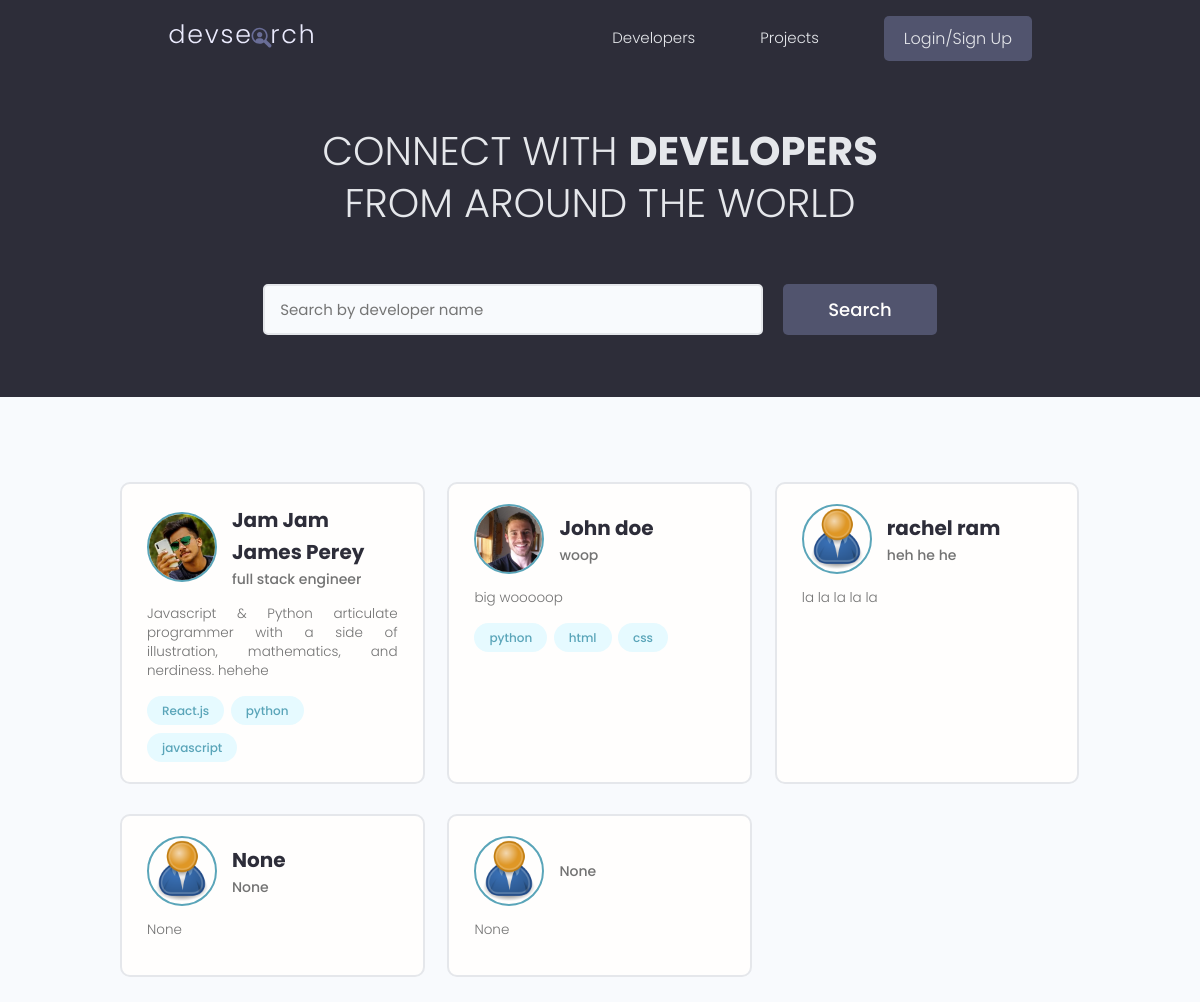
The app's page /, older data.
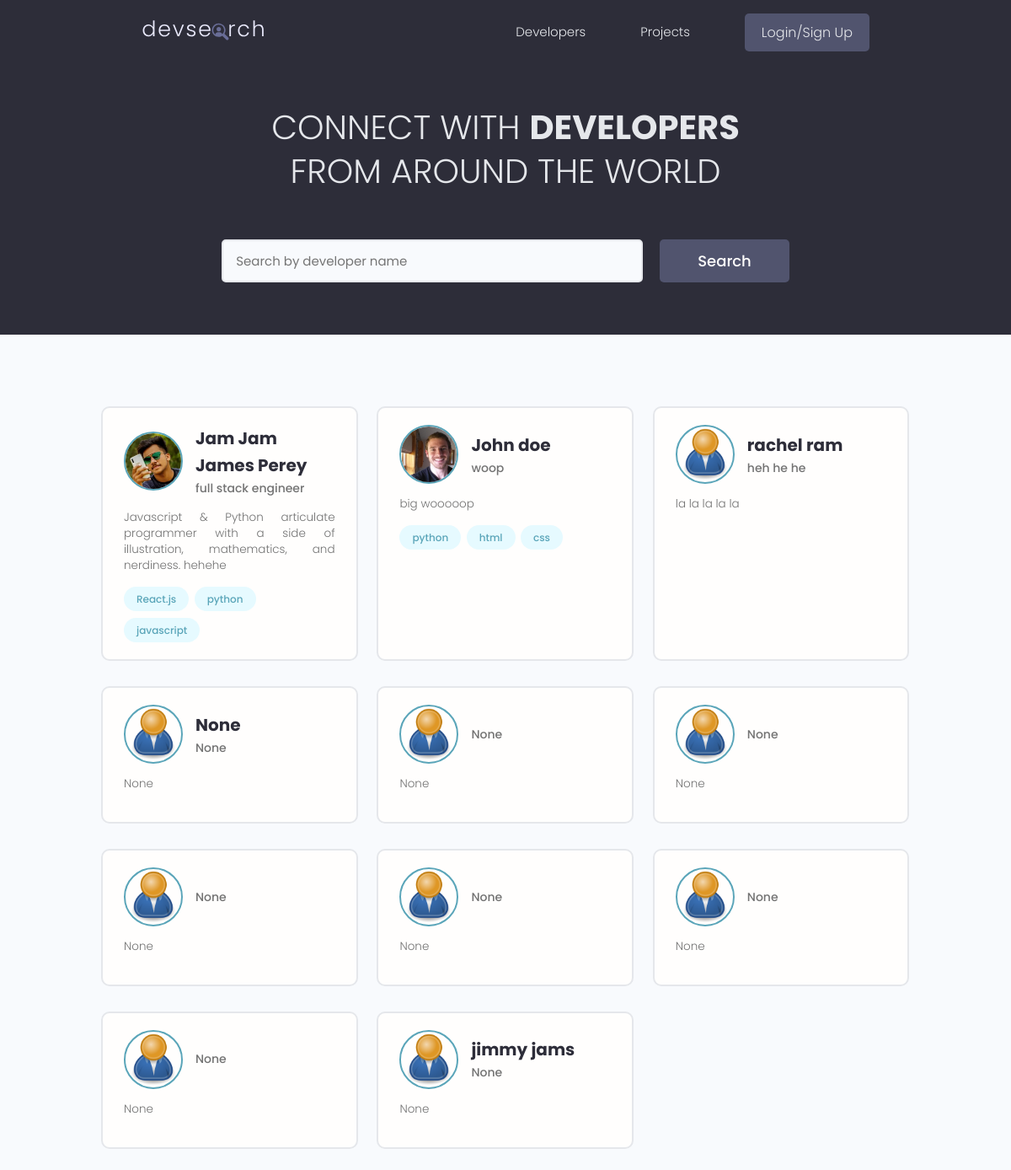
The same page, newer data.
### users/models.py (models this page shows, shortened)
class Profile(models.Model):
    user = models.OneToOneField(User, on_delete=models.CASCADE, null=True, blank=True)
    name = models.CharField(max_length=200, blank=True, null=True)
    username = models.CharField(max_length=200, blank=True, null=True)
    location = models.CharField(max_length=200, blank=True, null=True)
    email = models.EmailField(max_length=500, blank=True, null=True)
    short_intro = models.CharField(max_length=200, blank=True, null=True)
    bio = models.TextField(blank=True, null=True)
    profile_image = models.ImageField(
        null=True,
        blank=True,
        upload_to="profiles/",
        default="profiles/user-default.png",
    )
    social_github = models.CharField(max_length=200, blank=True, null=True)
    social_twitter = models.CharField(max_length=200, blank=True, null=True)
    social_linkedin = models.CharField(max_length=200, blank=True, null=True)
    social_youtube = models.CharField(max_length=200, blank=True, null=True)
    social_website = models.CharField(max_length=200, blank=True, null=True)
    created = models.DateTimeField(auto_now_add=True)
    id = models.UUIDField(
        default=uuid.uuid4, unique=True, primary_key=True, editable=False
    )

class Skill(models.Model):
    owner = models.ForeignKey(Profile, on_delete=models.CASCADE, null=True, blank=True)
    name = models.CharField(max_length=200, blank=True, null=True)
    description = models.TextField(blank=True, null=True)
    created = models.DateTimeField(auto_now_add=True)
    id = models.UUIDField(
        default=uuid.uuid4, unique=True, primary_key=True, editable=False
    )
    def __str__(self) -> str:
        return str(self.name)

### users/views.py (the view)
# urls.py: path("", views.profiles, name="profiles"),
def profiles(requests):
    profiles = Profile.objects.all()
    context = {"profiles": profiles}
    return render(requests, "users/profiles.html", context)

### users/templates/users/profiles.html (shortened to what this page needs)
{% extends 'main.html' %}
{% block content %}
<main class="home">
    <section class="hero-section text-center">
        <div class="container container--narrow">
            <div class="hero-section__box">
                <h2>CONNECT WITH <span>DEVELOPERS</span></h2>
                <h2>FROM AROUND THE WORLD</h2>
            </div>
            <div class="hero-section__search">
                <form class="form" action="#" method="get">
                    <div class="form__field">
                        <input class="input input--text" id="formInput#search" type="text" name="text"
                            placeholder="Search by developer name" />
                    </div>
                    <input class="btn btn--sub btn--lg" type="submit" value="Search" />
                </form>
            </div>
        </div>
    </section>
    <section class="devlist">
        <div class="container">
            <div class="grid grid--three">
                {% for profile in profiles %}
                <div class="column card">
                    <div class="dev">
                        <a href="{% url 'userProfile' profile.id %}" class="card__body">
                            <div class="dev__profile">
                                <img class="avatar avatar--md" src="{{profile.profile_image.url}}"
                                    alt="image" />
                                <div class="dev__meta">
                                    <h3>{{profile.name}}</h3>
                                    <h5>{{profile.short_intro}}</h5>
                                </div>
                            </div>
                            <p class="dev__info">{{profile.bio|slice:"150"}}
                            </p>
                            <div class="dev__skills">
                                {% for skill in profile.skill_set.all %}
                                <span class="tag tag--pill tag--main">
                                    <small>{{skill}}</small>
                                </span>
                                {% endfor %}
                            </div>
                        </a>
                    </div>
                </div>
                {% endfor %}
            </div>
        </div>
    </section>
</main>
{% endblock %}

### templates/main.html (shortened to what this page needs)
<!DOCTYPE html>
{% load static %}
<html lang="en">
<head>
    <link rel="stylesheet" href="https://cdn.iconmonstr.com/1.3.0/css/iconmonstr-iconic-font.min.css" />
    <link rel="stylesheet" href="{% static 'uikit/styles/uikit.css' %}" />
    <link rel="stylesheet" href="{% static 'styles/app.css' %}" />
</head>
<body>
    {% include 'navbar.html' %}
{% block content %}
{% endblock %}
</body>
</html>
</html>

### templates/navbar.html (shortened to what this page needs)
{% load static %}
<header class="header">
  <div class="container container--narrow">
    <a href="{% url 'profiles' %}" class="header__logo">
      <img src="{% static 'images/logo.svg' %}" alt="DevSearch Logo" />
    </a>
    <nav class="header__nav">
      <ul class="header__menu">
        <li class="header__menuItem"><a href="{% url 'profiles' %}">Developers</a></li>
        <li class="header__menuItem"><a href="{% url 'projects' %}">Projects</a></li>
        {% if request.user.is_authenticated %}
        <li class="header__menuItem"><a href="">Inbox</a></li>
        <li class="header__menuItem"><a href="{% url 'userAccount' %}">My Account</a></li>
        <li class="header__menuItem"><a href="{% url 'create-project' %}"> Add Project</a></li>
        <li class="header__menuItem"><a href="{% url 'logout' %}" class="btn btn--sub">Log Out</a></li>
        {% else %}
        <li class="header__menuItem"><a href="{% url 'login' %}" class="btn btn--sub">Login/Sign Up</a></li>
        {% endif %}
      </ul>
    </nav>
  </div>
</header>

### static/styles/app.css (style rules this page uses)
:root { --color-sub: #2d2d39; }
.btn--sub { background-color: var(--color-sub-light); }
.card { border: 2px solid var(--color-light); }
img { width: 100%; }
.header { position: sticky; z-index: 111; background-color: var(--color-sub); padding: 1.5rem 0; }
.header > .container { display: flex; justify-content: space-between; align-items: center; }
.header__logo > img { height: 3.8rem; }
.header__nav > ul { display: inline-flex; align-items: center; list-style: none; gap: 6.5rem; }
.header__menuItem > a { color: var(--color-light); font-weight: 300; }
.hero-section { height: 40vh; display: flex; align-items: center; background-color: var(--color-sub); }
.hero-section__box { margin-bottom: 4rem; }
.hero-section__box > h2, .hero-section__box > h2 > span { font-size: 4rem; color: var(--color-light); line-height: 1.3; text-transform: uppercase; }
.hero-section__box > h2 { font-weight: 300; }
.hero-section__box > h2 > span { font-weight: 700; }
.hero-section__search > .form { display: flex; align-items: center; justify-content: center; gap: 2rem; }
.hero-section__search > .form input.input--text { width: 50rem; }
.devlist { margin-top: 8rem; }
.devlist .grid { align-items: stretch; }
.devlist .dev .dev__profile { display: flex; align-items: center; gap: 1.5rem; }
.devlist .dev .dev__meta h3 { color: var(--color-sub); font-size: 2rem; font-weight: 700; }
.devlist .dev .dev__meta h5 { color: var(--color-text); font-size: 1.4rem; font-weight: 500; }
.devlist .dev .dev__info { margin: 1.5rem 0; font-size: 1.35rem; line-height: 1.4; text-align: justify; }

### static/uikit/styles/modules/_variables.css (style rules this page uses)
:root { --color-main: #5aa5b9; --color-main-light: #e6faff; --color-sub: #3f4156; --color-sub-light: #51546e; --color-sub-lighter: #ededfd; --color-text: #737373; --color-gray: #8b8b8b; --color-light: #e5e7eb; --color-light-gray: #767676; --color-bg: #f8fafd; --color-white: #fffefd; --color-white-light: #f3f3f3; --color-success: #359e64; --color-success-bg: #def8e8; --color-error: #fc4b0b; --color-error-bg: #fff2ee; --font-base: 'Poppins', arial, helvetica, 'Segoe UI', roboto, ubuntu, sans-serif; --font-monospace: 'Fira Code', 'Courier New', courier, monospace; --font-regular: 300; --font-medium: 500; --font-bold: 700; --generic-shadow: 1px 1px 5px #00000010; --generic-transition: all 0.3s ease-in-out; }

### static/uikit/styles/modules/_base.css (style rules this page uses)
* { margin: 0; padding: 0; box-sizing: border-box; text-rendering: optimizeLegibility; color: inherit; font-size: inherit; }
html { font-size: 50%; }
@media only screen and (min-width: 480px) { html { font-size: 56.25%; } }
@media only screen and (min-width: 1200px) { html { font-size: 62.5%; } }
body { line-height: 1.6; font-weight: 400; font-size: 1.5rem; color: var(--color-text); background-color: var(--color-bg); min-height: 100vh; }

### static/uikit/styles/modules/_typography.css (style rules this page uses)
* { font-family: var(--font-base); }
h2 { font-size: 3.6rem; font-weight: var(--font-bold); }
h3 { font-size: 3.2rem; font-weight: var(--font-medium); }
h5 { font-size: 2.4rem; font-weight: var(--font-medium); }
h5, h6 { font-weight: var(--font-regular); }
p, span, strong { font-size: 1.6rem; color: var(--color-text); font-weight: var(--font-regular); }
a { padding-bottom: 2px; text-decoration: none; display: inline-block; color: var(--color-main); font-weight: var(--font-medium); }

### static/uikit/styles/modules/_utilities.css (style rules this page uses)
.container { width: 92%; max-width: 165rem; margin: 0 auto; box-sizing: border-box; }
.container--narrow { width: 92%; max-width: 120rem; }
@media screen and (min-width: 1000px) { .container { width: 90%; } }
@media screen and (min-width: 1000px) { .container--narrow { width: 85%; } }
@media screen and (min-width: 1200px) { .container { width: 80%; } }
@media screen and (min-width: 1200px) { .container--narrow { width: 72%; } }
.text-center { text-align: center; }

### static/uikit/styles/modules/_avatar.css (style rules this page uses)
.avatar { border-radius: 50%; border: 2px solid var(--color-main); object-fit: cover; }
.avatar--md { height: 7rem; width: 7rem; }

### static/uikit/styles/modules/_button.css (style rules this page uses)
.btn { display: inline-block; position: relative; cursor: pointer; background-color: var(--color-light); font-weight: var(--font-medium); color: var(--color-sub); text-decoration: none; padding: 1rem 2rem; border-radius: 0.5rem; border: none; width: -webkit-fit-content; width: -moz-fit-content; width: fit-content; height: -webkit-fit-content; height: -moz-fit-content; height: fit-content; font-size: 1.6rem; outline-width: 0; outline-color: transparent; -webkit-backface-visibility: hidden; backface-visibility: hidden; transition: all 0.3s ease-in-out; }
.btn--sub { background-color: var(--color-sub); color: var(--color-white); }
.btn--lg { font-size: 1.8rem; padding: 1.2rem 4.5rem; }

Row changes from the older to the newer data that the page shows:
added Profile: profile_image (placeholder picture), short_intro "None", bio "None"
added Profile: profile_image (placeholder picture), short_intro "None", bio "None"
added Profile: profile_image (placeholder picture), short_intro "None", bio "None"
added Profile: profile_image (placeholder picture), short_intro "None", bio "None"
added Profile: profile_image (placeholder picture), short_intro "None", bio "None"
added Profile: profile_image (placeholder picture), name "jimmy jams", short_intro "None", bio "None"
